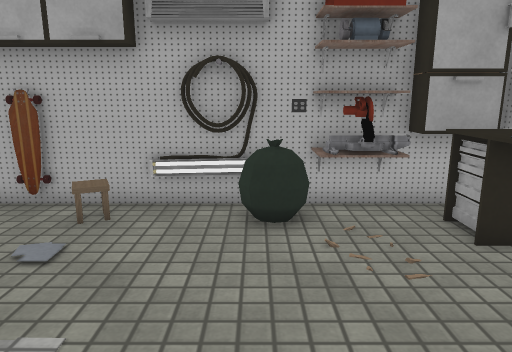
view 1 (above)

12 first-person views from a walk through a Unity game level. The camera is 1.3 m above the floor, tilts 12° down and sees 70° across. The floor is counted in squares, 0.5 m on a side. Each view is taken from the middle of a square. On the plan, view 1 faces up. The plan holds only what a view shows up to about 20 squares ahead; the rest is blank. The place goes on beyond the plan. The player is left out. Some animated figures are not drawn. Some surface patterns are stand-ins.

view 2
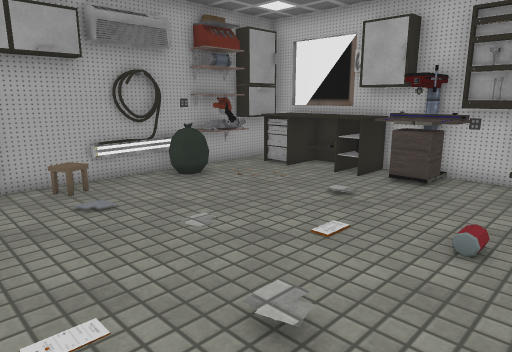

view 3
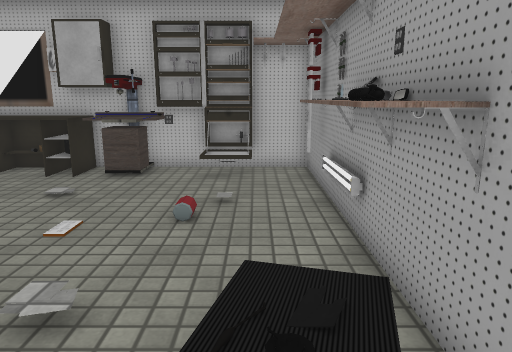

view 4
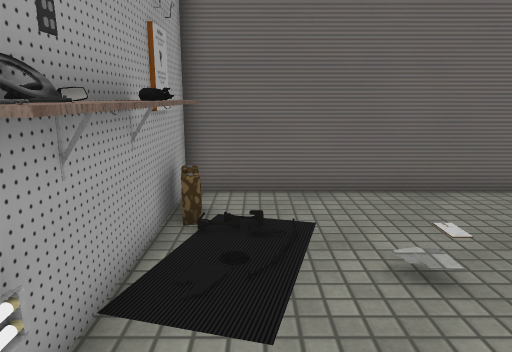

view 5
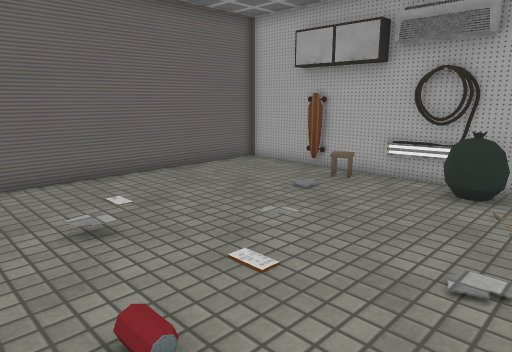

view 6
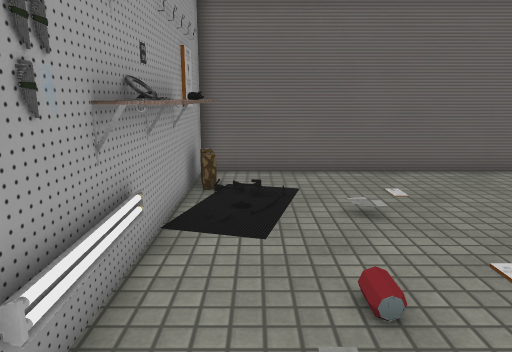

view 7
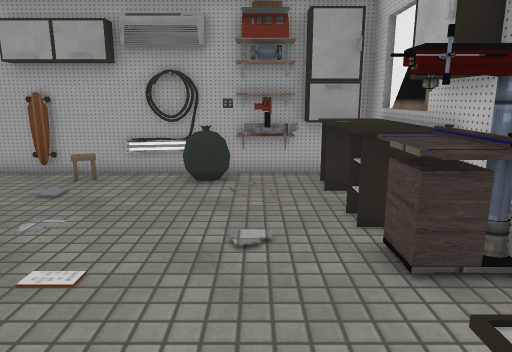

view 8
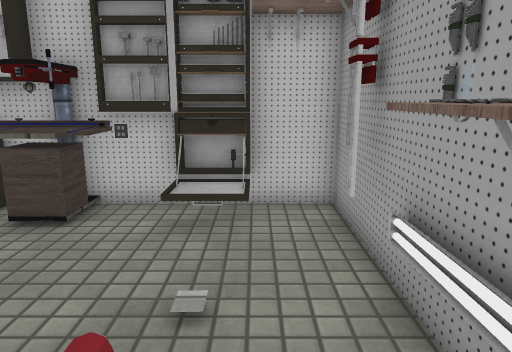

view 9
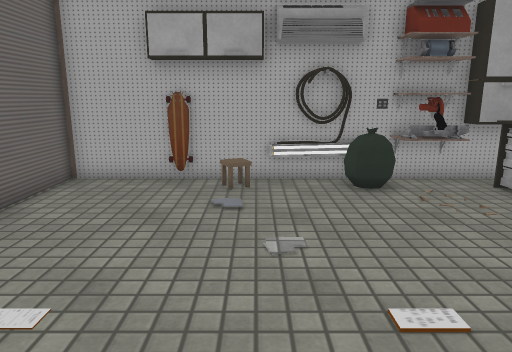

view 10
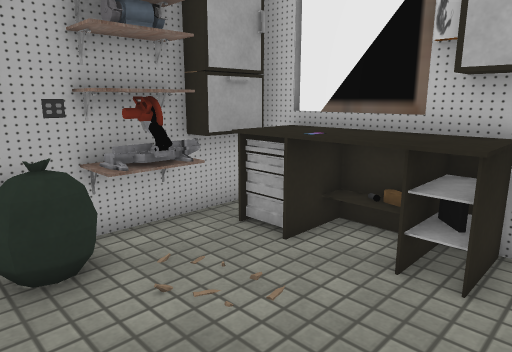

view 11
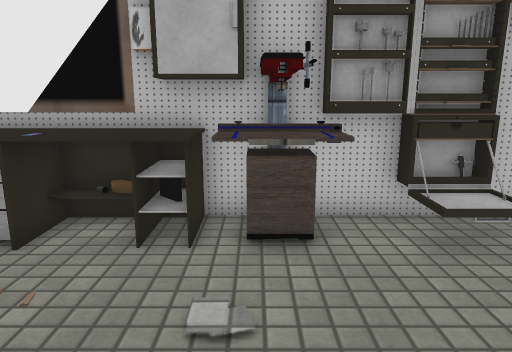

view 12
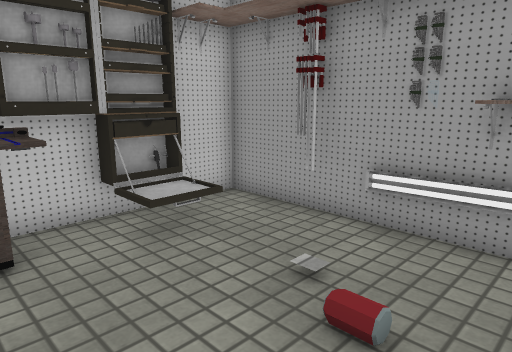

### Floor plan
Points are (right, up) in squares from view 1. A wall is a line through its corners. A room is listed if a view was taken in it or the views show most of it. See-through windows are left out.
Room 1 (views 1, 2, 3, 4, 5, 6, 7, 8, 9, 10, 11, 12)
walls: (-1.5, -4.4) (-1.6, -4.8) (-0.4, -4.8); (-1.1, 8.4) (-1.5, 8.6) (-1.7, 8.8); (-1, 8.6) (-1.6, 8.8); (-1, 8.6) (-1.2, 8.5) (-1.7, 8.7); (-1.1, 8.7) (-1.6, 8.6); (0, 8.5) (-2.4, 8.8); (-1.3, 8.9) (-1.6, 8.5) (-1.8, 8.8); (0, 8.7) (-0.5, 8.9); (0.2, 8.7) (-2.6, 8.7); (0.1, 8.8) (-0.3, 8.5); (0.1, 8.8) (-0.4, 8.6); (-0.1, 8.9) (-0.3, 8.5); (0, 8.9) (-0.4, 8.5) (-0.8, 8.8) (-2.1, 8.7); (0, 8.9) (-1.5, 8.5); (-0.1, 9) (-0.4, 8.5) (-1.5, 8.4); (-5, 8.7) (-5.9, 8.7); (1.4, -5) (6, -5) (6, -2.7); (2.7, -4.5) (3.2, -4.5); (5.6, -0.9) (5.6, -0.1); (6, -1.2) (6, 8.9) (-9.1, 8.9) (-9.1, -5) (-0.4, -5); (6.2, 6) (6.2, 7.7)
low walls: (5.8, -2.8) (5.8, -2.3)
objects: other object (-7, -7) to (-7, -5); carpet (-7, -4); shelf (-5, -4) to (0, -4); other object (0, -5); other object (0, 7) to (1, 8); other object (1, -5); shelf (1, 8); shelf (2, 8); shelf (3, 8); machine (4, 0) to (5, 3); table (4, 4) to (5, 7); other object (4, 6); locker (4, 8) to (5, 8); locker (5, -3) to (6, -1); locker (5, 3) to (5, 4)

Positions as (right, up) in squares from view 1, and headings:
1: (0, 0), facing up
2: (-7, -3), facing up-right
3: (-8, -3), facing right
4: (1, -3), facing left
5: (3, -3), facing up-left
6: (4, -3), facing left
7: (2, -4), facing up
8: (-3, -3), facing right
9: (-3, -3), facing up
10: (-1, 2), facing up-right
11: (-2, 2), facing right
12: (-2, 2), facing down-right
